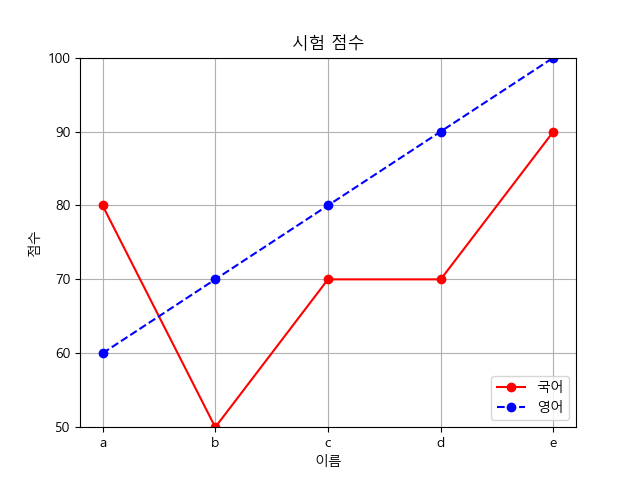

Reproduce this figure in Python.
# matplotlib : 파이썬에서 데이터를 차트나 플롯으로 그려주는 가장 기본적인 시각화(플로팅) 라이브러리
#               MATLAB의 시각화 기능을 모델링하여 그래프 생성을 위한 다양한 함수를 제공
# 시각화의 중요성: 방대한 수치 데이터를 직관적인 그림으로 변환하여 패턴, 추세, 이상치를 쉽게 파악하게 함

import numpy as np
import matplotlib.pyplot as plt

# [환경 설정]
# plt.rc(): 런타임 설정(rc)을 변경. family='Malgun Gothic'은 윈도우의 기본 한글 폰트를 지정함
plt.rc('font', family='Malgun Gothic')      # 한글 깨짐 방지 (폰트 설정)
# axes.unicode_minus: 유니코드 마이너스 기호 사용 여부. False로 설정해야 한글 폰트 사용 시 음수 부호('-')가 깨지지 않음
plt.rcParams['axes.unicode_minus'] = False  # 마이너스 깨짐 방지(한글을 사용하면 음수가 깨짐) 

x = ['서울', '인천',' 수원']        # [0, 1, 2]와 같음
# 시각화 데이터 타입:
# x = ('서울', '인천',' 수원')      tuple도 사용 가능
# x = {'서울', '인천',' 수원'}      set 타입은 사용이 불가능 -> 순서가 없어서 인덱싱이 안되기 때문에(only 중복 배제)
y = [5, 3, 7]

plt.xlim([-1,3])
plt.ylim([0,10])

# tick 설정 : 축의 간격(눈금)과 라벨(label)을 인위적으로 표시
# list(range(start, stop, step)): 0부터 10까지 3씩 증가하는 리스트 생성 [0, 3, 6, 9]
plt.yticks(list(range(0, 11, 3)))

plt.plot(x, y)      # 선 그래프 생성 (기본값)
plt.show()      # 생성된 모든 그래프 객체를 화면에 출력하고 메모리에서 비움

data = np.arange(1, 11 ,2)      # [1, 3, 5, 7, 9] 생성
# plt.plot(y): 인자가 하나만 전달되면 해당 데이터를 y축 값으로 간주하고, x축은 0부터 시작하는 인덱스로 자동 설정함
plt.plot(data)      # y축의 데이터로 들어감 
plt.show()          # x축 구간은 자동으로 설정 (0, 1, 2, 3, 4)

data = np.arange(1, 11 ,2)
plt.plot(data)
x = [0,1,2,3,4]
# zip(x, data): 두 리스트의 요소를 하나씩 짝지어 반환 (0,1), (1,3)...
for a, b in zip(x, data):
    # plt.text(x좌표, y좌표, 문자열): 그래프 상의 특정 위치에 텍스트 주석을 추가함
    plt.text(a, b, str(b))      # 차트에 데이터 값(텍스트) 표시
plt.show()

x = np.arange(10)
y = np.sin(x)       # 넘파이의 사인 함수 적용 (벡터 연산)
print(x,y)
plt.plot(x,y)
plt.show()

x = np.arange(10)
y = np.sin(x)
print(x, y)
# 포맷 문자열 'bo--': b(blue, 파란색), o(circle marker, 원형 마커), --(dashed line, 점선 스타일)
# linewidth: 선의 두께, markersize: 마커의 크기 조절
plt.plot(x, y, 'bo--', linewidth=2, markersize=12)
plt.show()

# hold : plt.show()를 호출하기 전까지 여러 번의 plot 명령을 내리면 하나의 Axes에 겹쳐서 그려짐
x = np.arange(0, np.pi * 3, 0.1)
y1 = np.sin(x)
y2 = np.cos(x)

plt.figure(figsize=(10, 5))         # 새로운 Figure 객체 생성 및 전체 크기(너비, 높이) 설정 (단위: 인치)
plt.plot(x, y1, 'r')    # 선그래프 (r: red)
plt.scatter(x, y2)         # 산점도
plt.xlabel('x 축')
plt.ylabel('y 축')
plt.title('sin, cos 그래프')
plt.legend(['sin', 'cos'])
plt.show()

# subplot : 하나의 Figure(도화지)를 여러 개의 격자(Axes)로 나누어 각각 다른 그래프를 그림
# plt.subplot(행의 수, 열의 수, 순서)
plt.subplot(2, 1, 1)
plt.plot(x, y1, 'r')
plt.title('sin 그래프')     # 상단 그래프 제목

plt.subplot(2, 1, 2)
plt.plot(x, y2, 'b')
plt.title('cos 그래프')     # 하단 그래프 제목
plt.show()

print('------------------')
irum = ['a', 'b', 'c', 'd', 'e'] # x축에 사용할 범주형 데이터(이름)
kor = [80, 50, 70, 70, 90]       # y축에 사용할 수치 데이터(국어 점수)
eng = [60, 70, 80, 90, 100]      # y축에 사용할 수치 데이터(영어 점수)

# plt.plot(x, y, format): 'ro-'는 red(빨강), circle marker(원), solid line(실선)을 의미
plt.plot(irum, kor, 'ro-')
# 'bo--'는 blue(파랑), circle marker(원), dashed line(점선)을 의미
plt.plot(irum, eng, 'bo--')

plt.ylim([50,100]) # y축의 표시 범위를 50부터 100까지로 제한 (데이터 집중도 향상)
plt.title('시험 점수') # 그래프의 중앙 상단 제목 설정
plt.xlabel('이름')     # x축 하단 라벨 설정
plt.ylabel('점수')     # y축 좌측 라벨 설정

# plt.legend(): 범례 표시. loc=4는 'lower right'(우측 하단) 위치를 의미함
plt.legend(['국어', '영어'], loc=4)     # loc = 'best'  -> 잘 보일만한 곳에 알아서 표시
plt.grid(True) # 그래프 배경에 격자(Grid)를 표시하여 수치 파악을 용이하게 함

fig = plt.gcf()     # 이미지로 저장할 준비. gcf()는 'Get Current Figure'의 약자로 현재 활성화된 Figure 객체를 반환
plt.show()          # 화면에 그래프 출력 (출력 후에는 내부적으로 Figure가 비워질 수 있음)
fig.savefig('plot1.png') # savefig(): 현재 Figure 객체를 지정한 파일명과 확장자로 로컬 디스크에 저장

from matplotlib.pyplot import imread # imread: 이미지 파일을 수치 데이터(배열)로 읽어오는 함수
img = imread('plot1.png') # 저장된 png 파일을 읽어 numpy 배열 형태로 변환
plt.imshow(img) # imshow(): 수치화된 이미지 데이터를 좌표축 위에 시각화
plt.show()      # 이미지 플롯 출력

print('------------------')
